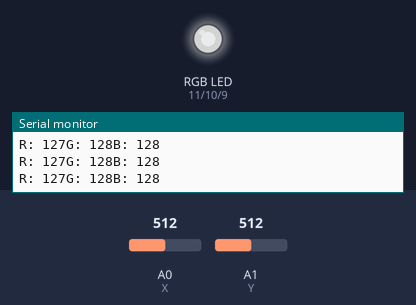
The sketch below on a simulated Arduino Uno, built with avr-gcc and run on an emulated ATmega328P. Shown: an RGB LED mixed from three pins (HIGH = lit), the last lines printed to the serial monitor. Inputs (shaded band) come from the test bench; at power-on: A0 (X) = 512, A1 (Y) = 512. Dim RGB values are drawn brighter than linear.

Above: at 1.2 s.
1.3 s: A0 (X) set to 606
At 1.7 s:
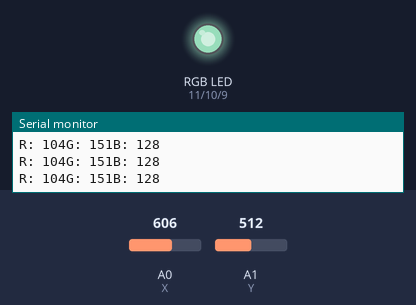
2.8 s: A0 (X) set to 638
At 3.9 s:
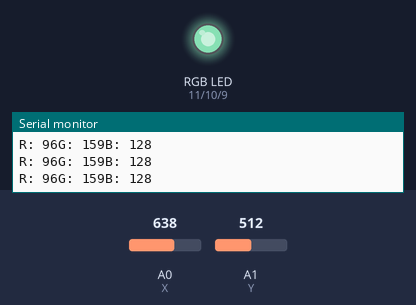
5.8 s: A1 (Y) set to 407
At 6.8 s:
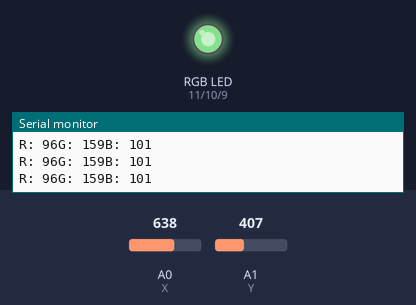
7.3 s: A1 (Y) set to 381
At 7.9 s:
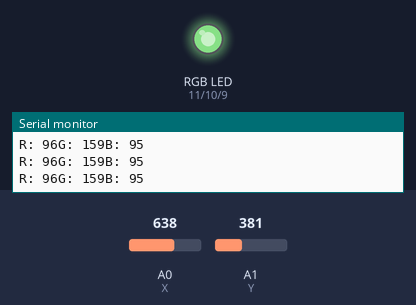
8.8 s: A1 (Y) set to 122
At 10.0 s:
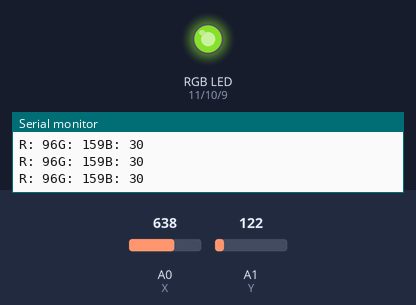
10.3 s: A0 (X) set to 511
At 10.8 s:
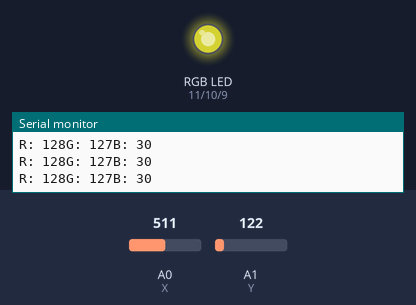
Timing chart, 0 to 12.8 s (numbered marks = the images above; inputs shaded):
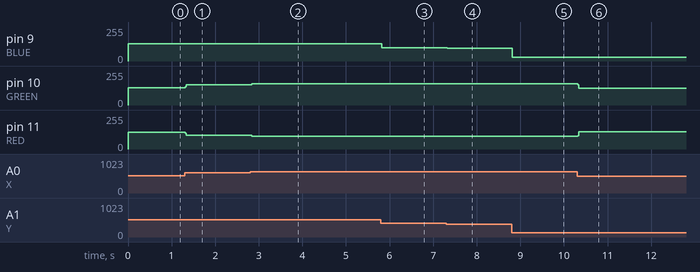

The sketch:

Joystick_RGB.ino
```cpp
 /*
 LOYOLA UNIVERSITY CHICAGO
 COMP 450 - MICROPROGRAM/MICROPROCESS
 Spring 2015

 Tiago de Almeida - tdealmeida@luc.edu
 1394611

 A2: Device Demo and Report

 This program reads input from a Joystick and uses the data to control the colors in an RGB LED light.
 Input is read from axis X and Y. Since the input is analog we can control the intensity of each color.
 As a result, it is possible to mix the three basic colors in different intensities and produce several resulting colors.

 */
// Defining pins
#define BLUE 9
#define GREEN 10
#define RED 11
#define X A0
#define Y A1

// Defining debounce length
#define DEBOUNCE 10

// Variables
int Rint, Gint, Bint;
int Xvalue, Yvalue;
int times;

// Setting up serial output
void setup() {
  Serial.begin(9600);
  Serial.println("Starting...");
}

void loop() {

  // Initializing values
  Rint = 0;
  Bint = 0;
  Gint = 0;
  times = DEBOUNCE;

// Read input DEBOUNCE times
  while(times != 0){
    Rint += (1023 - analogRead(X));
    Gint += analogRead(X);
    Bint += analogRead(Y);
    times--;
  }

// Calculate average of input values
  Rint = Rint / DEBOUNCE;
  Gint = Gint / DEBOUNCE;
  Bint = Bint / DEBOUNCE;

// Convert value to range 0..255
  Rint = Rint / 4;
  Gint = Gint / 4;
  Bint = Bint / 4;

// Printing out calculated values
  Serial.print("R: ");
  Serial.print(Rint);
  Serial.print("G: ");
  Serial.print(Gint);
  Serial.print("B: ");
  Serial.println(Bint);

// Writing calculated values
  analogWrite(RED, Rint);
  analogWrite(GREEN, Gint);
  analogWrite(BLUE, Bint);
}
```

Measured:
- after the input at 1.3 s, pin 10 (GREEN): 128/255 → 151/255 at once; pin 11 (RED): 127/255 → 104/255 at once
- after the input at 2.8 s, pin 10 (GREEN): 151/255 → 159/255 at once; pin 11 (RED): 104/255 → 96/255 at once
- after the input at 5.8 s, pin 9 (BLUE): 128/255 → 101/255 at once
- after the input at 7.3 s, pin 9 (BLUE): 101/255 → 95/255 at once
- after the input at 8.8 s, pin 9 (BLUE): 95/255 → 30/255 at once
- after the input at 10.3 s, pin 10 (GREEN): 159/255 → 127/255 at once; pin 11 (RED): 96/255 → 128/255 at once
